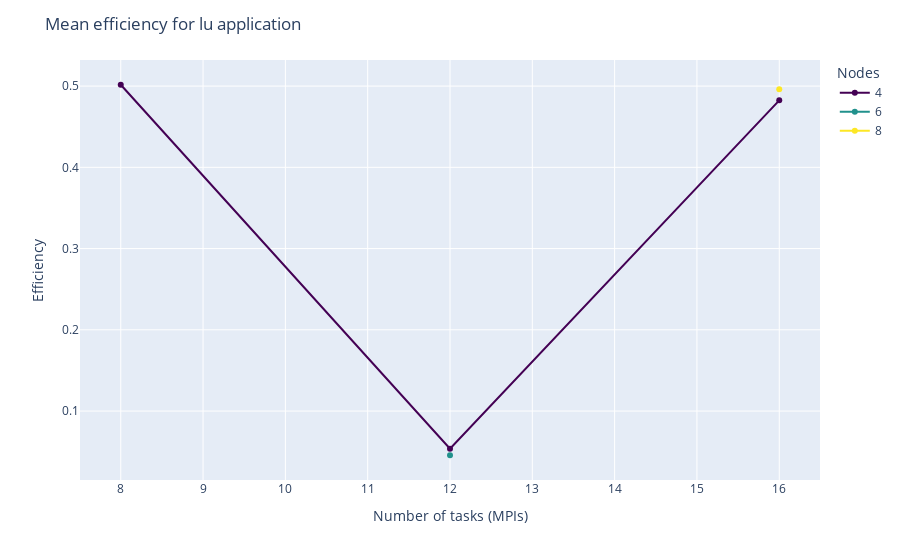

Notebook source saved alongside this figure:
### Markdown cell above
## Efficiency vs ntasks (MPIs)

### Code cell
fig = px.line(x=lu['ntasks'], y=lu['efficiency'],
                markers=True,
                color=lu['nodes'],
                color_discrete_sequence=['#440154', '#21918c', '#fde725'])

# change the title
fig.update_layout(title='Mean efficiency for lu application',
                    legend_title_text='Nodes',
                    xaxis_title='Number of tasks (MPIs)',
                    yaxis_title='Efficiency')

fig.show()
# save the figure as a png file
fig.write_image("Figures/mean_efficiency_lu.png")

### Figure 1 — Plotly figure (JSON) as saved in the notebook; plotly's stock layout.template omitted (floating-point values rounded to 4 significant figures)
{"data": [{"hovertemplate": "color=4<br>x=%{x}<br>y=%{y}<extra></extra>", "legendgroup": "4", "line": {"color": "#440154", "dash": "solid"}, "marker": {"symbol": "circle"}, "mode": "markers+lines", "name": "4", "orientation": "v", "showlegend": true, "type": "scatter", "x": [8, 12, 16], "xaxis": "x", "y": [0.5017, 0.05362, 0.4825], "yaxis": "y"}, {"hovertemplate": "color=6<br>x=%{x}<br>y=%{y}<extra></extra>", "legendgroup": "6", "line": {"color": "#21918c", "dash": "solid"}, "marker": {"symbol": "circle"}, "mode": "markers+lines", "name": "6", "orientation": "v", "showlegend": true, "type": "scatter", "x": [12], "xaxis": "x", "y": [0.04559], "yaxis": "y"}, {"hovertemplate": "color=8<br>x=%{x}<br>y=%{y}<extra></extra>", "legendgroup": "8", "line": {"color": "#fde725", "dash": "solid"}, "marker": {"symbol": "circle"}, "mode": "markers+lines", "name": "8", "orientation": "v", "showlegend": true, "type": "scatter", "x": [16], "xaxis": "x", "y": [0.4962], "yaxis": "y"}], "layout": {"legend": {"title": {"text": "Nodes"}, "tracegroupgap": 0}, "margin": {"t": 60}, "title": {"text": "Mean efficiency for lu application"}, "xaxis": {"anchor": "y", "domain": [0, 1], "title": {"text": "Number of tasks (MPIs)"}}, "yaxis": {"anchor": "x", "domain": [0, 1], "title": {"text": "Efficiency"}}}}
